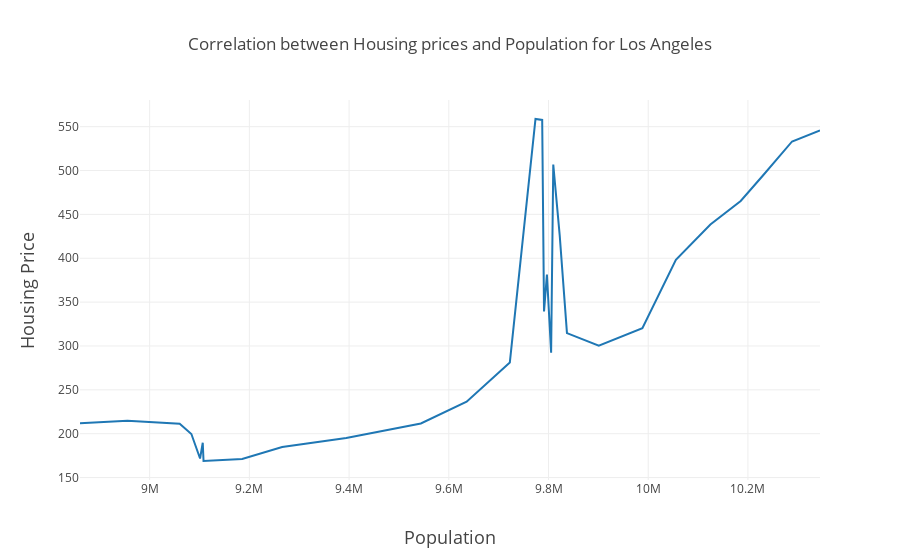

Source (notebook cell):
### Markdown cell above
- In 2004-05 even though the population decreased, there was a global jump in housing prices. More details here https://www.economist.com/node/4079027

### Code cell
data_plot = []


trace1 = go.Scatter(
    x=dataset[dataset.county == 'Los Angeles'].sort_values(by=['population']).population,
    y=dataset[dataset.county == 'Los Angeles'].sort_values(by=['population']).housing_price,
    name='Housing Price'
)
# trace2 = go.Scatter(
#     x=dataset.year.unique(),
#     y=dataset[dataset.county == 'San Francisco'].population,
#     name='Population Data',
#     yaxis='y2'
# )
data_plot = [trace1]
layout = go.Layout(
    title='Correlation between Housing prices and Population for Los Angeles',
    yaxis=dict(
        title='Housing Price',
        titlefont=dict(
            size=18
        )
    ),
    xaxis=dict(
        title='Population',
        titlefont=dict(
            size=18
        )
    )
)
fig = go.Figure(data=data_plot, layout=layout)
iplot(fig, filename='multiple-axes-double')

### Figure 1 — Plotly figure (JSON) as saved in the notebook; plotly's stock layout.template omitted (floating-point values rounded to 4 significant figures)
{"data": [{"name": "Housing Price", "type": "scatter", "x": [8860302, 8955322, 9060253, 9083688, 9101127, 9106495, 9108069, 9185566, 9265805, 9394314, 9543982, 9635792, 9722446, 9773899, 9787329, 9791019, 9796809, 9805233, 9809558, 9822509, 9837011, 9900858, 9988287, 10055477, 10124684, 10185487, 10229245, 10288515, 10344538], "y": [212.0, 214.8, 211.3, 199.6, 171.7, 189.8, 168.9, 171.2, 184.8, 195.1, 211.7, 236.4, 281.2, 558.8, 557.7, 339.3, 381.4, 292.4, 506.8, 425.8, 314.7, 300.4, 320.2, 398.1, 438.4, 465.3, 493.8, 533.1, 545.7]}], "layout": {"title": "Correlation between Housing prices and Population for Los Angeles", "xaxis": {"title": "Population", "titlefont": {"size": 18}}, "yaxis": {"title": "Housing Price", "titlefont": {"size": 18}}}}
